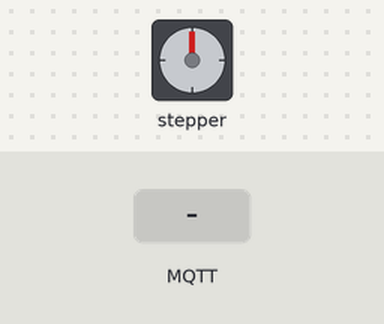
The sketch below on a simulated ESP8266 (NodeMCU). Parts: stepper motor. The test bench sets the inputs (shaded band). WiFi joins after 1.5 s; servers stay silent unless stated; no MQTT or app messages arrive unless stated; stepper angles assume 4096 steps per turn.

Above: at 1.2 s.
1.3 s: MQTT message "90" arrives on the first subscribed topic
At 1.87 s:
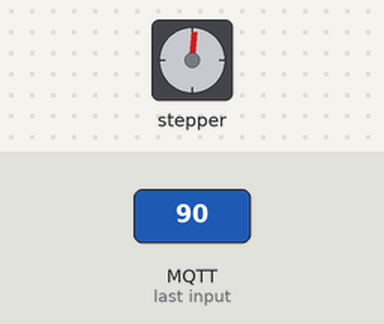
4.3 s: MQTT message "200" arrives on the first subscribed topic
At 5.8 s:
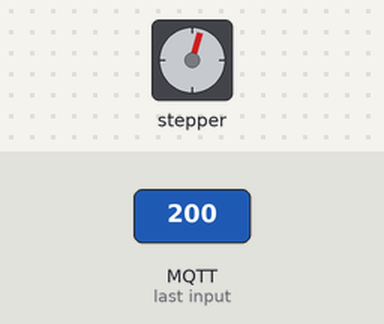
Timing chart, 0 to 7.3 s (numbered marks = the images above; inputs shaded):
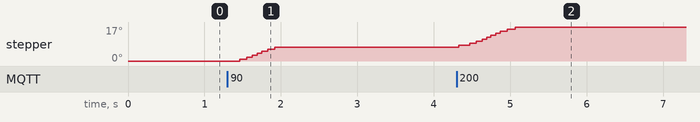

The sketch:

pratica_10_stepper.ino
```cpp
#include <ESP8266WiFi.h>
#include <PubSubClient.h>
#include <AccelStepper.h>

// Configurações de Rede
const char* ssid = "";
const char* password = "";
const char* mqtt_server = "";

// Pinos do Motor
#define IN1 D3
#define IN2 D4
#define IN3 D6
#define IN4 D7
AccelStepper motor(AccelStepper::HALF4WIRE, IN1, IN3, IN2, IN4);

WiFiClient espClient;
PubSubClient client(espClient);

void callback(char* topic, byte* payload, unsigned int length) {
  // Converte o payload recebido para uma String e depois para um inteiro
  String mensagem = "";
  for (int i = 0; i < length; i++) {
    mensagem += (char)payload[i];
  }

  int posicaoDesejada = mensagem.toInt();

  // Aciona o motor para a posição recebida pelo slider
  motor.moveTo(posicaoDesejada);
}

void setup() {
  Serial.begin(115200);
  WiFi.begin(ssid, password);
  client.setServer(mqtt_server, 1883);
  client.setCallback(callback);

  motor.setMaxSpeed(1000);
  motor.setAcceleration(500);
}

void loop() {
  if (!client.connected()) {
    // Tenta reconectar se cair
    if (client.connect("ESP8266_Motor")) {
      client.subscribe("casa/motor");
    }
  }
  client.loop();
  motor.run();
}
```

Measured:
- after the input at 4.3 s, stepper: turns 10° clockwise in 0.74 s, starting at once
